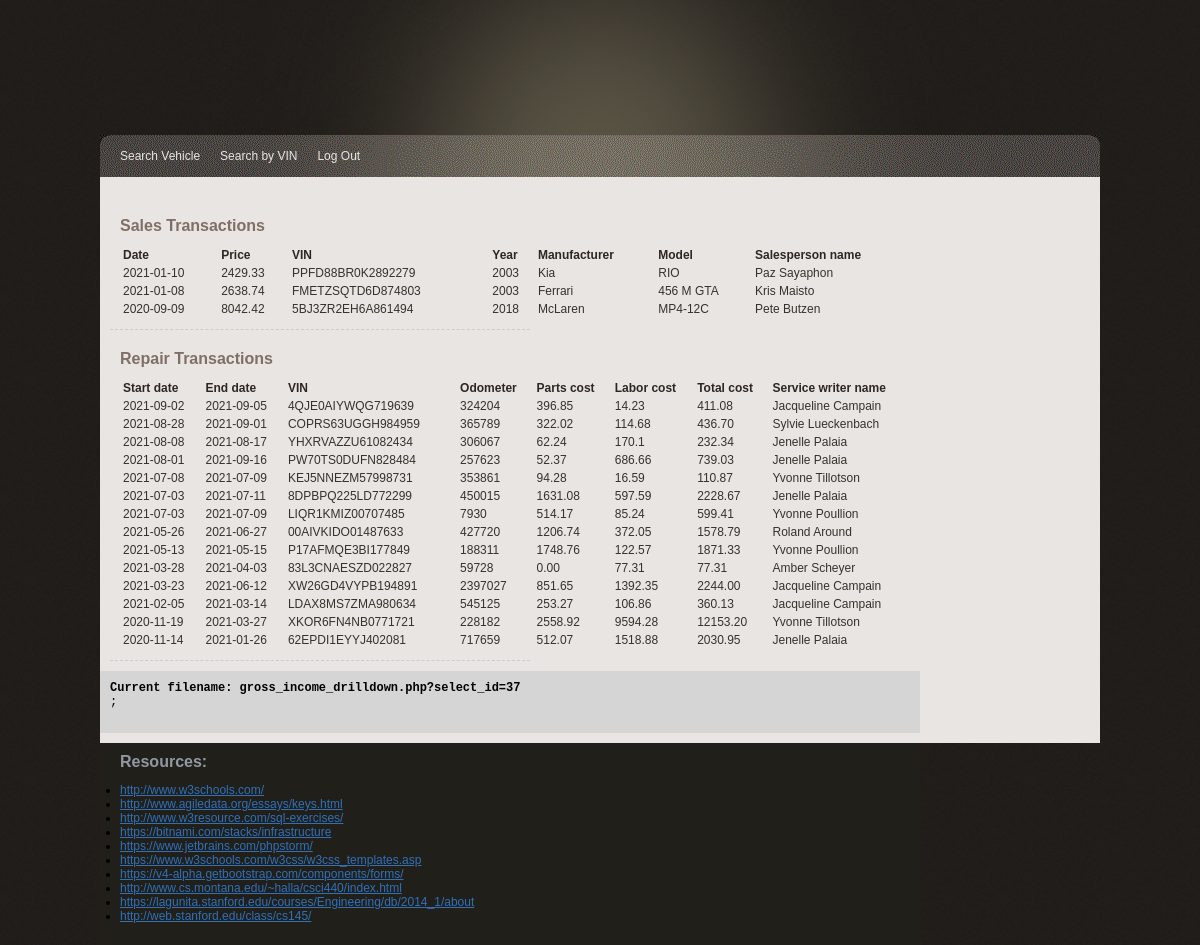
Page /Phase_3/gross_income_drilldown.php?select_id=37 (signed in) on the committed database.
### tables this page shows
CREATE TABLE Repair (
  VIN varchar(17) NOT NULL,
  StartDate date NOT NULL,
  CustomerID int NOT NULL,
  EndDate date NULL,
  Odometer int NULL,
  LaborCharges float NULL,
  Description varchar(1000) NOT NULL,
  ServiceWriterUsername varchar(200) NOT NULL,
  PRIMARY KEY (VIN, StartDate)
);

### Phase_3/lib/sqlLib.php (called while the page is built, shortened)
<?php
function get_income_drilldown_by_sales($id) {
    return "SELECT DateSold, SoldPrice, VIN, ModelYear, ManufacturerName, ModelName, SalespeopleName
            FROM (SELECT CustomerID, DateSold, SoldPrice, VIN, ModelYear, ManufacturerName, ModelName,
                CONCAT(u.FirstName,' ',u.LastName) AS SalespeopleName
                FROM Vehicle v
                JOIN User u ON v.SalespeopleUsername = u.Username
                WHERE CustomerID IS NOT NULL) sales_income
            WHERE CustomerID = $id
            ORDER BY DateSold DESC, VIN";
}
function get_income_drilldown_by_repairs($id) {
    return "SELECT StartDate, EndDate, VIN, Odometer, PartsCost, LaborCharges, ROUND(PartsCost+LaborCharges, 2) AS TotalCost, ServiceWriterName
            FROM (SELECT CustomerID, r.StartDate, COALESCE(EndDate, '') AS EndDate, r.VIN, Odometer, LaborCharges,
                ROUND(SUM(COALESCE((UnitPrice*QuantityUsed), 0)), 2) AS PartsCost, CONCAT(u.FirstName,' ',u.LastName) AS ServiceWriterName
                FROM Repair r
                LEFT JOIN Part p ON r.VIN = p.VIN AND r.StartDate = p.StartDate
                JOIN User u ON r.ServiceWriterUsername = u.Username
                GROUP BY r.VIN, r.StartDate) repair_income
            WHERE CustomerID = $id
            ORDER BY EndDate IS NOT NULL, StartDate DESC, EndDate DESC, VIN";
}
?>

### Phase_3/gross_income_drilldown.php (the view, shortened to what this page needs)
<?php
include('lib/common.php');
include('lib/sqlLib.php');
$select_id = $_GET['select_id'];
?>
<?php include("lib/header.php"); ?>
	</head>
	<body>
        <div id="main_container">
		    <?php include("lib/menu.php"); ?>
			<div class="center_content">
				<div class="center_left">
					<div class="features">
						<div class="profile_section">
                        	<div class="subtitle">Sales Transactions</div>
							<table style="width: 200%;">
								<tr>
									<td class="heading">Date</td>
									<td class="heading">Price</td>
									<td class="heading">VIN</td>
									<td class="heading">Year</td>
									<td class="heading">Manufacturer</td>
                                    <td class="heading">Model</td>
                                    <td class="heading">Salesperson name</td>
								</tr>
								<?php
									$query = get_income_drilldown_by_sales($select_id);
									$result = mysqli_query($db, $query);
									while ($row = mysqli_fetch_array($result, MYSQLI_ASSOC)){
										print "<tr>";
										print "<td>{$row['DateSold']}</td>";
										print "<td>{$row['SoldPrice']}</td>";
										print "<td>{$row['VIN']}</td>";
										print "<td>{$row['ModelYear']}</td>";
										print "<td>{$row['ManufacturerName']}</td>";
                                        print "<td>{$row['ModelName']}</td>";
                                        print "<td>{$row['SalespeopleName']}</td>";
										print "</tr>";
									}
								?>
							</table>
						</div>
                        <div class="profile_section">
                        	<div class="subtitle">Repair Transactions</div>
							<table style="width: 200%;">
								<tr>
									<td class="heading">Start date</td>
                                    <td class="heading">End date</td>
									<td class="heading">VIN</td>
									<td class="heading">Odometer</td>
									<td class="heading">Parts cost</td>
                                    <td class="heading">Labor cost</td>
                                    <td class="heading">Total cost</td>
                                    <td class="heading">Service writer name</td>
								</tr>
								<?php
									$query = get_income_drilldown_by_repairs($select_id);
									$result = mysqli_query($db, $query);
									while ($row = mysqli_fetch_array($result, MYSQLI_ASSOC)){
										print "<tr>";
										print "<td>{$row['StartDate']}</td>";
										print "<td>{$row['EndDate']}</td>";
										print "<td>{$row['VIN']}</td>";
										print "<td>{$row['Odometer']}</td>";
										print "<td>{$row['PartsCost']}</td>";
                                        print "<td>{$row['LaborCharges']}</td>";
                                        print "<td>{$row['TotalCost']}</td>";
                                        print "<td>{$row['ServiceWriterName']}</td>";
										print "</tr>";
									}
								?>
							</table>
						</div>
					 </div>
				</div>
                <?php include("lib/error.php"); ?>
			</div>
               <?php include("lib/footer.php"); ?>
		</div>
	</body>
</html>

### Phase_3/css/gtonline_style.css (style rules this page uses)
body { background:url(../img/bg.gif) repeat #000000; padding:0; font-family: Verdana, Geneva, sans-serif; font-size:12px; margin:auto auto auto auto; color:#36322b; }
table { width: 100%; }
th, td { padding: 1px; text-align: left; }
#main_container { width:1000px; height:auto; margin:auto; padding:0px; }
.heading { font-size:12px; color:#2e2721; font-weight:bold; }
.subtitle { width: 600px; font-family: Verdana, Geneva, sans-serif; font-weight:bold; font-size:16px; color:#806F66; padding:10px 0px 10px 0px; }
.center_content { width:1000px; height:auto; padding:10px 0px 10px 0px; clear:both; background-color:#E9E5E2; }
.center_left { width:600px; float:left; padding:10px 10px 10px 10px; }
.profile_section { float:left; width:400px; border-bottom:1px #CCCCCC dashed; padding:10px 10px 10px 10px; }

### rows in the picture
repair: StartDate "2021-09-02", EndDate "2021-09-05", VIN "4QJE0AIYWQG719639", Odometer "324204", PartsCost "396.85", LaborCharges "14.23", TotalCost "411.08", ServiceWriterName "Jacqueline Campain"
repair: StartDate "2021-08-28", EndDate "2021-09-01", VIN "COPRS63UGGH984959", Odometer "365789", PartsCost "322.02", LaborCharges "114.68", TotalCost "436.70", ServiceWriterName "Sylvie Lueckenbach"
repair: StartDate "2021-08-08", EndDate "2021-08-17", VIN "YHXRVAZZU61082434", Odometer "306067", PartsCost "62.24", LaborCharges "170.1", TotalCost "232.34", ServiceWriterName "Jenelle Palaia"
repair: StartDate "2021-08-01", EndDate "2021-09-16", VIN "PW70TS0DUFN828484", Odometer "257623", PartsCost "52.37", LaborCharges "686.66", TotalCost "739.03", ServiceWriterName "Jenelle Palaia"
repair: StartDate "2021-07-08", EndDate "2021-07-09", VIN "KEJ5NNEZM57998731", Odometer "353861", PartsCost "94.28", LaborCharges "16.59", TotalCost "110.87", ServiceWriterName "Yvonne Tillotson"
repair: StartDate "2021-07-03", EndDate "2021-07-11", VIN "8DPBPQ225LD772299", Odometer "450015", PartsCost "1631.08", LaborCharges "597.59", TotalCost "2228.67", ServiceWriterName "Jenelle Palaia"
repair: StartDate "2021-07-03", EndDate "2021-07-09", VIN "LIQR1KMIZ00707485", Odometer "7930", PartsCost "514.17", LaborCharges "85.24", TotalCost "599.41", ServiceWriterName "Yvonne Poullion"
repair: StartDate "2021-05-26", EndDate "2021-06-27", VIN "00AIVKIDO01487633", Odometer "427720", PartsCost "1206.74", LaborCharges "372.05", TotalCost "1578.79", ServiceWriterName "Roland Around"
repair: StartDate "2021-05-13", EndDate "2021-05-15", VIN "P17AFMQE3BI177849", Odometer "188311", PartsCost "1748.76", LaborCharges "122.57", TotalCost "1871.33", ServiceWriterName "Yvonne Poullion"
repair: StartDate "2021-03-28", EndDate "2021-04-03", VIN "83L3CNAESZD022827", Odometer "59728", PartsCost "0.00", LaborCharges "77.31", TotalCost "77.31", ServiceWriterName "Amber Scheyer"
repair: StartDate "2021-03-23", EndDate "2021-06-12", VIN "XW26GD4VYPB194891", Odometer "2397027", PartsCost "851.65", LaborCharges "1392.35", TotalCost "2244.00", ServiceWriterName "Jacqueline Campain"
repair: StartDate "2021-02-05", EndDate "2021-03-14", VIN "LDAX8MS7ZMA980634", Odometer "545125", PartsCost "253.27", LaborCharges "106.86", TotalCost "360.13", ServiceWriterName "Jacqueline Campain"
repair: StartDate "2020-11-19", EndDate "2021-03-27", VIN "XKOR6FN4NB0771721", Odometer "228182", PartsCost "2558.92", LaborCharges "9594.28", TotalCost "12153.20", ServiceWriterName "Yvonne Tillotson"
repair: StartDate "2020-11-14", EndDate "2021-01-26", VIN "62EPDI1EYYJ402081", Odometer "717659", PartsCost "512.07", LaborCharges "1518.88", TotalCost "2030.95", ServiceWriterName "Jenelle Palaia"

### other values in the picture
$row['DateSold'] "2021-01-10"
$row['SoldPrice'] "2429.33"
$row['VIN'] "PPFD88BR0K2892279"
$row['ModelYear'] "2003"
$row['ManufacturerName'] "Kia"
$row['ModelName'] "RIO"
$row['SalespeopleName'] "Paz Sayaphon"
$row['DateSold'] "2021-01-08"
$row['SoldPrice'] "2638.74"
$row['VIN'] "FMETZSQTD6D874803"
$row['ManufacturerName'] "Ferrari"
$row['ModelName'] "456 M GTA"
$row['SalespeopleName'] "Kris Maisto"
$row['DateSold'] "2020-09-09"
$row['SoldPrice'] "8042.42"
